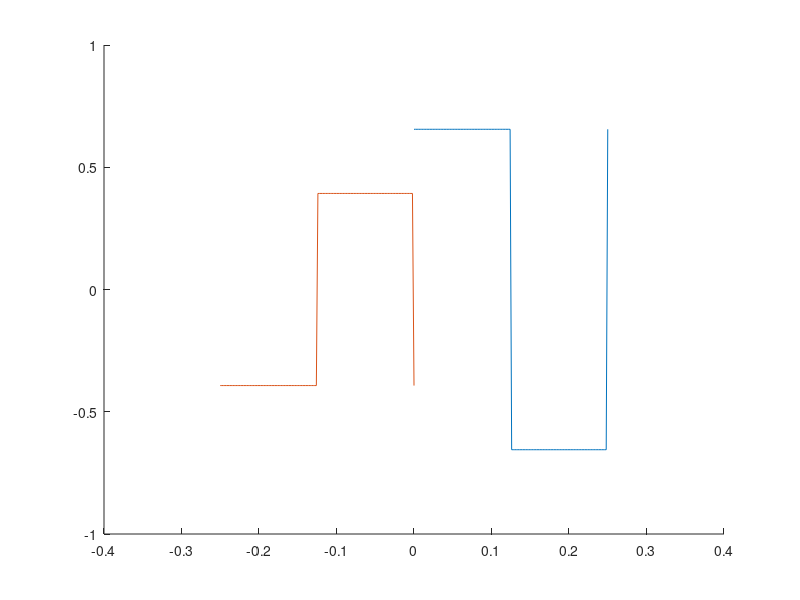

The MATLAB source for this figure:
A1=rand(1);
A2=rand(1);
T=0.25;
F=1/T;
w=2*pi*F;
t=0:0.002:0.25;
x1=A1*square(w*t);
x2=-A2*square(w*t);
hold on
plot(t,x1)
plot(t-0.25,x2)